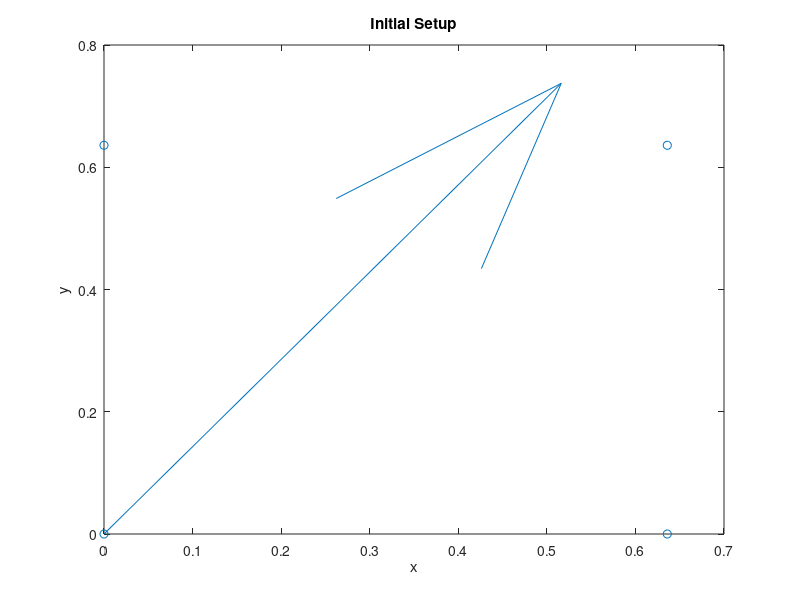
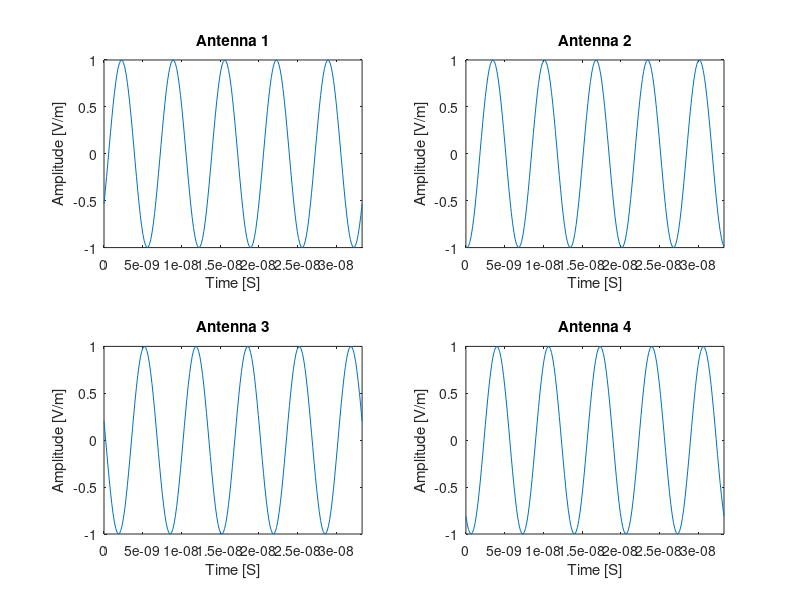

Recreate these plots in MATLAB, in order.
%% Simple Model of Antenna Array
% The purpose of this script is to create a model of the signals that we 
% might receive from the radio location collars. We assume that, since the
% antennas are far enough away from the source, we see the incoming waves
% as plane waves. We also will only work in two dimensions, which is as if
% the waves and the antennas are on the same plane.
%
% Hopefully from this we can build a fake set of signals that allow us to
% understand how to interpret phase changes to find the direction of the
% wave propagation.

%Author: Alex Gabourie

%% Initialize Workspace
% clear;
% close all;
% clc;

runVideo = 0;

%% Input Parameters
%Frequency
f = 150e6; %[hz]

%E-field magnitude
E_o = 1; %[V/m] Not used as of now

%Vacuum permittivity 
epsilon_o = 8.8541878176e-12; %[F/m]
epsilon_rel = 1;

%permeability
mu_o = (4*pi)*10^(-7); %[H/m]
mu_rel = 1;
%recall that [F/m]*[H/m] = s^2/m^2 = 1/c

%Propagation direction (theta = 0 => dirction is from antenna 1 to 2 and 
%   increasing theta moves counter-clockwise)
theta = 2*pi*55/360; %[radians]

%% Calculations

%angular frequency based off frequency
omega = 2*pi*f;

%permitivity & permeability (same units)
eps = epsilon_o*epsilon_rel;
mu = mu_o*mu_rel;

%propagation constant
beta = omega*sqrt(mu*eps); %[m^-1]

%wavelength for intuition purposes
lambda = (2*pi)/beta;

%The four antennas will be placed in a square grid like:
%  4    3
%
%  1    2
%
% The separation constant (like lattice constant) is 
a = .9*lambda/(2*sqrt(2)); %[m]
%This constant is calculated to place the antennas an appropriate distance
%away such that we can determine which antenna was hit first

%From this the positions of the antennas can be determined
r1 = [0, 0];
r2 = [a, 0];
r3 = [a, a];
r4 = [0, a];

%For plotting
r_all = [r1;r2;r3;r4];

%Propagation direction vector
k = [1,0];
rot = [cos(theta),-sin(theta);sin(theta),cos(theta)];
k = (rot*k')';

%prop constant dotted with r as in time-harmonic exponential. We are only
% looking at a few positions, so these can be pre-calculated
bkr = beta*[dot(k,r1);
            dot(k,r2);
            dot(k,r3);
            dot(k,r4)];

%want 5 periods of information collected
T = 1/f;
t = linspace(0,5*T, 200); %time vector based on frequency

%Electric field matrix initialized to num time steps & antennas
E = zeros(length(bkr),length(t));

for m=1:length(t)
    for n=1:length(bkr)
        E(n,m) = exp(1i*(omega*t(m)-bkr(n)+23));
    end
end


numPlots = length(bkr);
gridSize = numPlots;
if sqrt(numPlots)==floor(sqrt(numPlots))
    gridSize = sqrt(numPlots);
else
    gridSize = floor(sqrt(numPlots))+1;
end
    
    
figure;
quiver(0,0,k(1),k(2));
hold on;
scatter(r_all(:,1), r_all(:,2));
title('Initial Setup');
xlabel('x');
ylabel('y');

figure;
for m=1:length(bkr)
    subplot(gridSize,gridSize,m);
    plot(t,real(E(m,:)));
    title(['Antenna ' num2str(m)]);
    xlabel('Time [S]');
    ylabel('Amplitude [V/m]');
    axis([0 t(end) -E_o E_o]);
end

% Save real part of E-field to use in another script. This way we can
% interpret the information independent of the set of data in this script.
save('Sample_Antenna_Input.mat', 'E', 'a', 'omega', 'r_all', 'k', 't', ...
        'beta', 'lambda');

%% Plotting the Entire Plane Wave (t = 0)
% This section will create a two dimensional grid and then use the
% information selected above to create a three dimensional plot of the EM
% wave

if(runVideo == 1)

    %x and y coordinates
    x = linspace(0,2*a,100);
    y = linspace(0,2*a,100);

    %new efield mesh to be calculated
    E2D = zeros(length(y), length(x));

    F(length(t)) = struct('cdata',[],'colormap',[]);
    h = figure;

    for p=1:length(t)
        for m=1:length(x)
            for n=1:length(y)
               xy = [x(m),y(n)];
               E2D(n,m) =  exp(1i*omega*t(p)-1i*beta*dot(k,xy));
            end 
        end

        surf(x,y,real(E2D))
        drawnow
        set(h,'Renderer','zbuffer') %workaround for bug. 
        F(p) = getframe(h);
    end

    writerObj = VideoWriter('PlaneWave.mp4', 'MPEG-4');
    open(writerObj);
    writeVideo(writerObj, F);
    close(writerObj);
end
